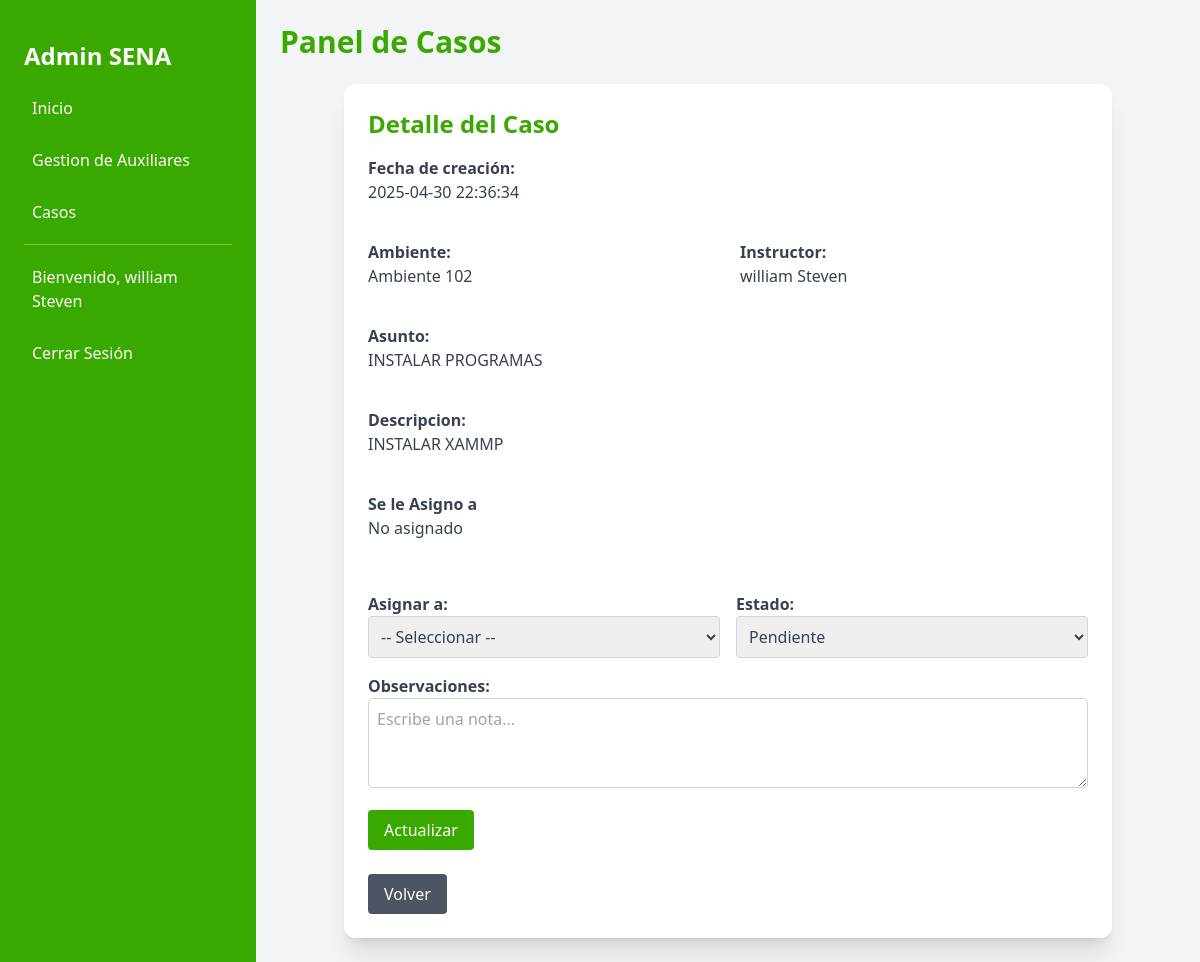
Screenshot of /Tics/ver_casoG?id=24 (signed in) with the database file from the repository.
### tables this page shows
CREATE TABLE `casos_generales` (
  `id` int(11) NOT NULL,
  `ambiente_id` int(11) NOT NULL,
  `asunto` varchar(255) NOT NULL,
  `descripcion` text NOT NULL,
  `estado_id` int(11) NOT NULL,
  `instructor_id` int(11) NOT NULL,
  `area_asignada` int(11) DEFAULT NULL,
  `asignado_a` int(11) DEFAULT NULL,
  `fecha_creacion` timestamp NOT NULL DEFAULT current_timestamp()
);

CREATE TABLE `ambientes` (
  `id` int(11) NOT NULL,
  `nombre` varchar(100) NOT NULL
);

CREATE TABLE `usuarios` (
  `id` int(11) NOT NULL,
  `documento` int(11) NOT NULL,
  `nombres` varchar(100) NOT NULL,
  `apellido` varchar(30) NOT NULL,
  `correo` varchar(100) NOT NULL,
  `contraseña` varchar(255) NOT NULL,
  `rol_id` int(11) NOT NULL,
  `estado` enum('activo','inactivo') DEFAULT 'activo'
);

### Libreria/autoCargador.php (called while the page is built, shortened)
<?php
    spl_autoload_register(function ($class) {
        $rutasArchivo = "../" . str_replace("\\", "/", $class) . ".php";
    });

### Controller/controlador.php (called while the page is built, shortened)
<?php
    class Controlador {
        public function cargarVista($nomAchivo, $datos = []) {
            require_once "../public/Views/{$nomAchivo}.php";
        }
    }

### Controller/InicioControlador.php (called while the page is built, shortened)
<?php
    class InicioControlador extends Controlador {
        public function ver_casog(){
            $this->cargarVista("Tics/ver_casoG");
        }
    }

### Rutas/rutasWeb.php (called while the page is built, shortened)
<?php
    Enrutador::obtenerRuta();

### public/index.php (called while the page is built, shortened)
<?php
    require_once "../Libreria/AutoCargador.php";
    require_once "../Rutas/RutasWeb.php";

### models/CasoModel.php (called while the page is built, shortened)
<?php
    require_once __DIR__ . '/../Config/database.php';
    class CasoModel{
        private $conn;
        public function __construct(){
            $database = new Database();
            $this->conn = $database->getConnection();
        }
        public function getCasoGeneral($id) {
            $sql = "
                SELECT  cg.id,
                        cg.asunto,
                        cg.descripcion,
                        cg.fecha_creacion,
                        a.nombre           AS ambiente,
                        e.id               AS estado_id,
                        e.estado           AS estado,
                        iu.nombres         AS instructor,
                        au.nombres         AS asignado_a,
                        cg.asignado_a      AS asignado_a_id
                FROM   casos_generales cg
                JOIN   ambientes       a  ON cg.ambiente_id   = a.id
                JOIN   estados_casos   e  ON cg.estado_id     = e.id
                JOIN   usuarios        iu ON cg.instructor_id = iu.id
                LEFT   JOIN usuarios   au ON cg.asignado_a    = au.id
                WHERE  cg.id = :id
                LIMIT  1";
            $stmt = $this->conn->prepare($sql);
            $stmt->bindParam(':id', $id, PDO::PARAM_INT);
            $stmt->execute();
            return $stmt->fetch(PDO::FETCH_ASSOC);
        }
    }

### config/Database.php (called while the page is built, shortened)
<?php
    class Database {
        private $db_name = "mesadeayuda2";
        private $host = "localhost";
        private $username ="root";
        private $password = "";
        public function getConnection() {
            $this->conn = null;
            try {
                $this->conn = new PDO("mysql:host=" . $this->host . ";dbname=" . $this->db_name, $this->username, $this->password);
                $this->conn->exec("set names utf8");
            } catch(PDOException $exception) {
                echo "Connection error: " . $exception->getMessage();
            }
            return $this->conn;
        }
    }

### Controller/CasoController.php (called while the page is built, shortened)
<?php
require_once __DIR__ . '/../Models/CasoModel.php';
class CasoController{
    private $conn;
    public function __construct() {
        $this->conn = new CasoModel();
    }
    public function getcasogeneral($id){
        return $this->conn->getcasogeneral($id);
    }
}

### public/views/Tics/ver_casoG.php (the view, shortened to what this page needs)
<?php
require_once __DIR__ . '../../../../Controller/CasoController.php';
$casoController = new CasoController();
$casoId = isset($_GET['id']) ? $_GET['id'] : null;
$caso = $casoController->getcasogeneral($casoId);
?>
<!DOCTYPE html>
<html lang="es">
<head>
  <script src="https://cdn.tailwindcss.com"></script>
</head>
<body class="bg-gray-100 ">
    <div class="flex min-h-screen">
        <aside id="sidebar" class="bg-senaGreen text-white w-64 p-6 space-y-4 fixed inset-y-0 left-0 transform -translate-x-full md:translate-x-0 transition-transform duration-300 z-40 md:relative md:block">
            <h1 class="text-2xl font-bold mb-6">Admin SENA</h1>
            <nav class="flex flex-col space-y-3">
                <a href="../" class="p-2 hover:bg-white hover:text-senaGreen rounded">Inicio</a>
                <a href="GestiondeAuxiliares" class="p-2 hover:bg-white hover:text-senaGreen rounded">Gestion de Auxiliares</a>
                <a href="pendientes" class="p-2 hover:bg-white hover:text-senaGreen rounded">Casos</a>
                <hr class="border-white opacity-30">
                <?php if (isset($_SESSION["id"])): ?>
                    <a href="../Perfi/perfil" class="p-2 hover:bg-white hover:text-senaGreen rounded">Bienvenido, <?php echo $_SESSION["nombres"]; ?></a>
                <?php endif; ?>
                <a href="../Login/LogoutAction" class="p-2 hover:bg-white hover:text-senaGreen rounded">Cerrar Sesión</a>
            </nav>
        </aside>
        <main class="flex-1 p-4 md:p-6 md:ml-15 overflow-auto">
          <h2 class="text-2xl md:text-3xl font-semibold text-[#39A900] mb-6">Panel de Casos</h2>
          <div class="max-w-3xl mx-auto bg-white shadow-xl rounded-xl p-6 ">
            <h1 class="text-2xl font-bold text-[#39A900] mb-4 s">Detalle del Caso</h1>
            <dl class="space-y-3 text-gray-700 lg:grid lg:grid-cols-2 gap-6">
              <div class="col-span-2">
                <dt class="font-semibold">Fecha de creación:</dt>
                <dd><?= htmlspecialchars($caso['fecha_creacion']) ?></dd>
              </div>
              <div>
                <dt class="font-semibold">Ambiente:</dt>
                <dd><?= htmlspecialchars($caso['ambiente']) ?></dd>
              </div>
              <?php if ($caso['instructor']): ?>
                <div>
                  <dt class="font-semibold">Instructor:</dt>
                  <dd><?= htmlspecialchars($caso['instructor']) ?></dd>
                </div>
              <?php endif; ?>
              <?php if (isset($caso['asunto']) && !empty($caso['asunto'])): ?>
                <div class="col-span-2">
                  <dt class="font-semibold">Asunto:</dt>
                  <dd><?= htmlspecialchars($caso['asunto']) ?></dd>
                </div>
              <?php endif; ?>
              <div class="col-span-2">
                <dt class="font-semibold">Descripcion:</dt>
                <dd><?= htmlspecialchars($caso['descripcion'])?></dd>
              </div>
              <div>
                <dt class="font-semibold">Se le Asigno a</dt>
                <dd>
                  <?php if ($caso['asignado_a']): ?>
                    <?= htmlspecialchars($caso['asignado_a']) ?>
                  <?php else: ?>
                    <span>No asignado</span>
                  <?php endif; ?>
                </dd>
              </div>
              <div class="col-span-2">
                <form action="AsignarCasoActionG" method="POST" class="space-y-4">
                  <div class="grid grid-cols-1 md:grid-cols-2 gap-4">
                    <div>
                      <label for="usuario_id" class="block font-semibold">Asignar a:</label>
                      <select name="usuario_id" id="usuario_id" class="w-full border border-gray-300 rounded p-2" required>
                        <option value="">-- Seleccionar --</option>
                      </select>
                    </div>
                    <div>
                      <label for="estado_id" class="block font-semibold">Estado:</label>
                      <select name="estado_id" id="estado_id" class="w-full border border-gray-300 rounded p-2" required>
                        <option value="1" <?= $caso['estado_id'] == 1 ? 'selected' : '' ?>>Pendiente</option>
                      </select>
                    </div>
                  </div>
                  <div>
                    <label for="observaciones" class="block font-semibold">Observaciones:</label>
                    <textarea name="observaciones" id="observaciones" class="w-full border border-gray-300 rounded p-2" rows="3" placeholder="Escribe una nota..."></textarea>
                  </div>
                  <button type="submit" class="bg-senaGreen text-white px-4 py-2 rounded mt-2 hover:bg-senaGreenDark">Actualizar</button>
                </form>
              </div>
            </dl>
            <a href="Tics" class="inline-block mt-6 px-4 py-2 bg-gray-600 text-white rounded hover:bg-gray-700">Volver</a>
          </div>
        </div>
</body>
</html>

### Libreria/enrutador.php (shortened to what this page needs)
<?php
    class Enrutador {
        private static $rutas = [];
        public static function get($url, $llamarFuncion) {
            $url = trim($url, "/");
            self::$rutas["GET"][$url] = $llamarFuncion;
        }
        public static function post($url, $llamarFuncion) {
            $url = trim($url, "/");
            self::$rutas["POST"][$url] = $llamarFuncion;
        }
        public static function obtenerRuta() {
            $metodo = $_SERVER["REQUEST_METHOD"];
            $uri = $_SERVER["REQUEST_URI"];
            $posicionPublic = strpos($uri, "Public");
            $uri = trim(substr($uri, $posicionPublic + 6), "/");
            foreach (self::$rutas[$metodo] as $rutas => $funcionCall) {
                $uri = trim($uri, "/");
                if (strpos($uri, '?')) {
                    $uri = substr($uri, 0, strpos($uri, "?"));
                }
                if (preg_match("%^$rutas$%", $uri, $coindiceRutaUri)) {
                    $misVariablesUrl = array_slice($coindiceRutaUri, 1);
                    if (is_callable($funcionCall)) {
                        $funcionCall(...$misVariablesUrl);
                    } else {
                        $controlador = new $funcionCall[0];
                        $controlador->{$funcionCall[1]}(...$misVariablesUrl);
                    }
                    return;
                }
            }
        }
    }

### rows the page displays
casos_generales: fecha_creacion "2025-04-30 22:36:34", ambiente.nombre "Ambiente 102", instructor.nombres "william Steven", asunto "INSTALAR PROGRAMAS", descripcion "INSTALAR XAMMP"
